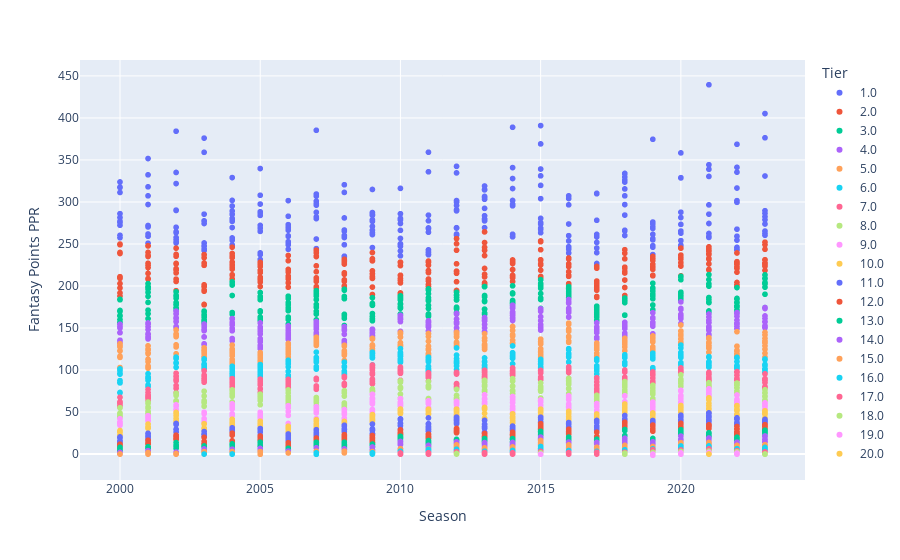

Write notebook code for a chart like this one.
### Code cell
fig = px.scatter(df_vis_2, x="season", y=["fantasy_points_ppr"], color="Tier",
                 category_orders={"Tier": cat_order}
                )

# Update layout for clarity.
fig.update_layout(xaxis_title='Season', yaxis_title='Fantasy Points PPR')
fig.write_html("../../interactive-2.0/appendix/fantasy_point_ppr_by_season.html")
fig.show()

### Figure 1 — Plotly figure (JSON) as saved in the notebook; plotly's stock layout.template omitted (floating-point values rounded to 4 significant figures; data arrays with more than 128 entries replaced by an {"elided": "..."} marker saying what was removed)
{"data": [{"hovertemplate": "Tier=1.0<br>season=%{x}<br>value=%{y}<extra></extra>", "legendgroup": "1.0", "marker": {"color": "#636efa", "symbol": "circle"}, "mode": "markers", "name": "1.0", "showlegend": true, "type": "scattergl", "x": {"elided": "276 int values"}, "xaxis": "x", "y": {"elided": "276 float values"}, "yaxis": "y"}, {"hovertemplate": "Tier=2.0<br>season=%{x}<br>value=%{y}<extra></extra>", "legendgroup": "2.0", "marker": {"color": "#EF553B", "symbol": "circle"}, "mode": "markers", "name": "2.0", "showlegend": true, "type": "scattergl", "x": {"elided": "260 int values"}, "xaxis": "x", "y": {"elided": "260 float values"}, "yaxis": "y"}, {"hovertemplate": "Tier=3.0<br>season=%{x}<br>value=%{y}<extra></extra>", "legendgroup": "3.0", "marker": {"color": "#00cc96", "symbol": "circle"}, "mode": "markers", "name": "3.0", "showlegend": true, "type": "scattergl", "x": {"elided": "254 int values"}, "xaxis": "x", "y": {"elided": "254 float values"}, "yaxis": "y"}, {"hovertemplate": "Tier=4.0<br>season=%{x}<br>value=%{y}<extra></extra>", "legendgroup": "4.0", "marker": {"color": "#ab63fa", "symbol": "circle"}, "mode": "markers", "name": "4.0", "showlegend": true, "type": "scattergl", "x": {"elided": "250 int values"}, "xaxis": "x", "y": {"elided": "250 float values"}, "yaxis": "y"}, {"hovertemplate": "Tier=5.0<br>season=%{x}<br>value=%{y}<extra></extra>", "legendgroup": "5.0", "marker": {"color": "#FFA15A", "symbol": "circle"}, "mode": "markers", "name": "5.0", "showlegend": true, "type": "scattergl", "x": {"elided": "248 int values"}, "xaxis": "x", "y": {"elided": "248 float values"}, "yaxis": "y"}, {"hovertemplate": "Tier=6.0<br>season=%{x}<br>value=%{y}<extra></extra>", "legendgroup": "6.0", "marker": {"color": "#19d3f3", "symbol": "circle"}, "mode": "markers", "name": "6.0", "showlegend": true, "type": "scattergl", "x": {"elided": "233 int values"}, "xaxis": "x", "y": {"elided": "233 float values"}, "yaxis": "y"}, {"hovertemplate": "Tier=7.0<br>season=%{x}<br>value=%{y}<extra></extra>", "legendgroup": "7.0", "marker": {"color": "#FF6692", "symbol": "circle"}, "mode": "markers", "name": "7.0", "showlegend": true, "type": "scattergl", "x": {"elided": "232 int values"}, "xaxis": "x", "y": {"elided": "232 float values"}, "yaxis": "y"}, {"hovertemplate": "Tier=8.0<br>season=%{x}<br>value=%{y}<extra></extra>", "legendgroup": "8.0", "marker": {"color": "#B6E880", "symbol": "circle"}, "mode": "markers", "name": "8.0", "showlegend": true, "type": "scattergl", "x": {"elided": "223 int values"}, "xaxis": "x", "y": {"elided": "223 float values"}, "yaxis": "y"}, {"hovertemplate": "Tier=9.0<br>season=%{x}<br>value=%{y}<extra></extra>", "legendgroup": "9.0", "marker": {"color": "#FF97FF", "symbol": "circle"}, "mode": "markers", "name": "9.0", "showlegend": true, "type": "scattergl", "x": {"elided": "226 int values"}, "xaxis": "x", "y": {"elided": "226 float values"}, "yaxis": "y"}, {"hovertemplate": "Tier=10.0<br>season=%{x}<br>value=%{y}<extra></extra>", "legendgroup": "10.0", "marker": {"color": "#FECB52", "symbol": "circle"}, "mode": "markers", "name": "10.0", "showlegend": true, "type": "scattergl", "x": {"elided": "199 int values"}, "xaxis": "x", "y": {"elided": "199 float values"}, "yaxis": "y"}, {"hovertemplate": "Tier=11.0<br>season=%{x}<br>value=%{y}<extra></extra>", "legendgroup": "11.0", "marker": {"color": "#636efa", "symbol": "circle"}, "mode": "markers", "name": "11.0", "showlegend": true, "type": "scattergl", "x": {"elided": "199 int values"}, "xaxis": "x", "y": {"elided": "199 float values"}, "yaxis": "y"}, {"hovertemplate": "Tier=12.0<br>season=%{x}<br>value=%{y}<extra></extra>", "legendgroup": "12.0", "marker": {"color": "#EF553B", "symbol": "circle"}, "mode": "markers", "name": "12.0", "showlegend": true, "type": "scattergl", "x": {"elided": "172 int values"}, "xaxis": "x", "y": {"elided": "172 float values"}, "yaxis": "y"}, {"hovertemplate": "Tier=13.0<br>season=%{x}<br>value=%{y}<extra></extra>", "legendgroup": "13.0", "marker": {"color": "#00cc96", "symbol": "circle"}, "mode": "markers", "name": "13.0", "showlegend": true, "type": "scattergl", "x": {"elided": "157 int values"}, "xaxis": "x", "y": {"elided": "157 float values"}, "yaxis": "y"}, {"hovertemplate": "Tier=14.0<br>season=%{x}<br>value=%{y}<extra></extra>", "legendgroup": "14.0", "marker": {"color": "#ab63fa", "symbol": "circle"}, "mode": "markers", "name": "14.0", "showlegend": true, "type": "scattergl", "x": {"elided": "146 int values"}, "xaxis": "x", "y": {"elided": "146 float values"}, "yaxis": "y"}, {"hovertemplate": "Tier=15.0<br>season=%{x}<br>value=%{y}<extra></extra>", "legendgroup": "15.0", "marker": {"color": "#FFA15A", "symbol": "circle"}, "mode": "markers", "name": "15.0", "showlegend": true, "type": "scattergl", "x": {"elided": "137 int values"}, "xaxis": "x", "y": {"elided": "137 float values"}, "yaxis": "y"}, {"hovertemplate": "Tier=16.0<br>season=%{x}<br>value=%{y}<extra></extra>", "legendgroup": "16.0", "marker": {"color": "#19d3f3", "symbol": "circle"}, "mode": "markers", "name": "16.0", "showlegend": true, "type": "scattergl", "x": [2011, 2003, 2007, 2007, 2004, 2007, 2004, 2010, 2010, 2010, 2004, 2009, 2014, 2011, 2011, 2010, 2010, 2010, 2010, 2011, 2012, 2020, 2010, 2010, 2010, 2010, 2009, 2009, 2012, 2011, 2011, 2019, 2013, 2016, 2011, 2011, 2012, 2015, 2017, 2011, 2019, 2020, 2013, 2013, 2012, 2014, 2014, 2014, 2014, 2012, 2015, 2018, 2013, 2014, 2016, 2023, 2016, 2013, 2018, 2015, 2015, 2015, 2015, 2014, 2018, 2015, 2019, 2018, 2020, 2018, 2021, 2016, 2017, 2019, 2015, 2016, 2019, 2017, 2017, 2020, 2016, 2021, 2019, 2019, 2018, 2021, 2022, 2021, 2023, 2021, 2021, 2021, 2020, 2023, 2020, 2022, 2020, 2022, 2020, 2023, 2023, 2022, 2023, 2022, 2022, 2023, 2023, 2022, 2023, 2022, 2023], "xaxis": "x", "y": [1.7, 0, 1.4, 1.4, 0, -0.3, 0, 1.7, 2.2, 2.2, 0, 1.5, 1.8, 2.6, 3.3, 2.8, 2.8, 2.8, 2.8, 1.8, 4.7, 7, 3.3, 3.3, 3.3, 3.3, 0, 1.5, 4.2, 3.5, 5.1, 6.2, 2.7, 3.7, 5.5, 5.5, 5.1, 9, 2.2, 5.4, 5.7, 7.1, 2, 2, 4.3, 2.4, 2.4, 2.4, 2.4, 5.8, 7.1, 2.7, 2.2, 4.3, 4.2, 6.5, 3.7, 3.4, 4.8, 6.4, 6.4, 6.4, 6.4, 4, 3.7, 4.4, 5.5, 5.1, 7, 3.8, 7.8, 1.9, 3.2, 5.4, 5, 3, 5.8, 2.7, 2.6, 9.2, 3, 8.5, 5.8, 6, 4.5, 7.6, 4.1, 8.6, 5.9, 9.7, 7.3, 6.5, 9.6, 5.6, 9.4, 5, 9.6, 4.2, 7.9, 5, 4.7, 4.4, 7.3, 4.5, 4.8, 5.5, 7.9, 6.4, 6.9, 4.8, 5.9], "yaxis": "y"}, {"hovertemplate": "Tier=17.0<br>season=%{x}<br>value=%{y}<extra></extra>", "legendgroup": "17.0", "marker": {"color": "#FF6692", "symbol": "circle"}, "mode": "markers", "name": "17.0", "showlegend": true, "type": "scattergl", "x": [2014, 2010, 2011, 2011, 2010, 2010, 2013, 2013, 2015, 2012, 2011, 2012, 2010, 2010, 2010, 2017, 2010, 2016, 2012, 2013, 2013, 2013, 2012, 2011, 2011, 2017, 2011, 2011, 2013, 2016, 2014, 2015, 2014, 2012, 2012, 2015, 2019, 2013, 2016, 2017, 2016, 2021, 2018, 2016, 2019, 2018, 2016, 2019, 2017, 2017, 2023, 2017, 2021, 2020, 2018, 2021, 2018, 2021, 2022, 2021, 2020, 2020, 2022, 2021, 2021, 2022, 2021, 2022, 2023, 2022, 2021, 2023, 2023], "xaxis": "x", "y": [0, 0, 0, 0, 1.3, 0, 1.8, 1.8, 2.5, 2.8, 0, 0.9, 0, 0, 0, 1.8, 0, 0.5, 2.4, 0, 0, 1.6, 1.6, 0.5, 1.4, 2.2, 0.94, 1.6, 1.2, 1.5, 0, 3.2, 1.6, 1.7, 1.7, 1.8, 4, 0, 1.8, 1.8, 1.8, 4.8, 1.8, 0, 3.7, 2.2, 0, 5.1, 2.1, 0, 2.6, 1.3, 6.1, 3.7, 1.3, 4.4, 2.2, 4.7, 3.8, 6, 4.9, 4, 3.3, 5.6, 5.4, 4, 6, 3.1, 1.6, 3.5, 6, 0.5, 2.2], "yaxis": "y"}, {"hovertemplate": "Tier=18.0<br>season=%{x}<br>value=%{y}<extra></extra>", "legendgroup": "18.0", "marker": {"color": "#B6E880", "symbol": "circle"}, "mode": "markers", "name": "18.0", "showlegend": true, "type": "scattergl", "x": [2018, 2018, 2012, 2012, 2015, 2019, 2015, 2015, 2020, 2018, 2019, 2015, 2020, 2020, 2023, 2023, 2018, 2021, 2018, 2023, 2022, 2020, 2019, 2018, 2020, 2020, 2022, 2021, 2022, 2021, 2021, 2022, 2023, 2023, 2022, 2023], "xaxis": "x", "y": [0, 1.2, 0, 0.7, 1.4, 1.7, 0.6, 0.6, 3.1, 0, 2.1, 0, 2.9, 1.8, 0, 0, 0, 3, 0, -0.2, 1.6, 2.2, 0, 0, 2.6, 2.3, 1.5, 3.6, 1.8, 3.4, 2.3, 2.7, 0, 0, 2.5, 0], "yaxis": "y"}, {"hovertemplate": "Tier=19.0<br>season=%{x}<br>value=%{y}<extra></extra>", "legendgroup": "19.0", "marker": {"color": "#FF97FF", "symbol": "circle"}, "mode": "markers", "name": "19.0", "showlegend": true, "type": "scattergl", "x": [2015, 2015, 2015, 2015, 2022, 2019, 2021, 2021, 2020, 2021, 2021, 2020, 2020, 2020, 2019, 2021, 2022, 2020, 2022, 2022, 2021, 2022, 2022], "xaxis": "x", "y": [-0.1, -0.1, -0.1, -0.1, 0, -1.4, 0, 0.7, 0, 1.7, 2, 0, 1.4, 0, 0, 1.5, 1, 0, 0, 0, 1.6, 1.2, 0.4], "yaxis": "y"}, {"hovertemplate": "Tier=20.0<br>season=%{x}<br>value=%{y}<extra></extra>", "legendgroup": "20.0", "marker": {"color": "#FECB52", "symbol": "circle"}, "mode": "markers", "name": "20.0", "showlegend": true, "type": "scattergl", "x": [2021, 2021, 2021], "xaxis": "x", "y": [0, 0, 0], "yaxis": "y"}], "layout": {"legend": {"title": {"text": "Tier"}, "tracegroupgap": 0}, "margin": {"t": 60}, "xaxis": {"anchor": "y", "domain": [0, 1], "title": {"text": "Season"}}, "yaxis": {"anchor": "x", "domain": [0, 1], "title": {"text": "Fantasy Points PPR"}}}}
